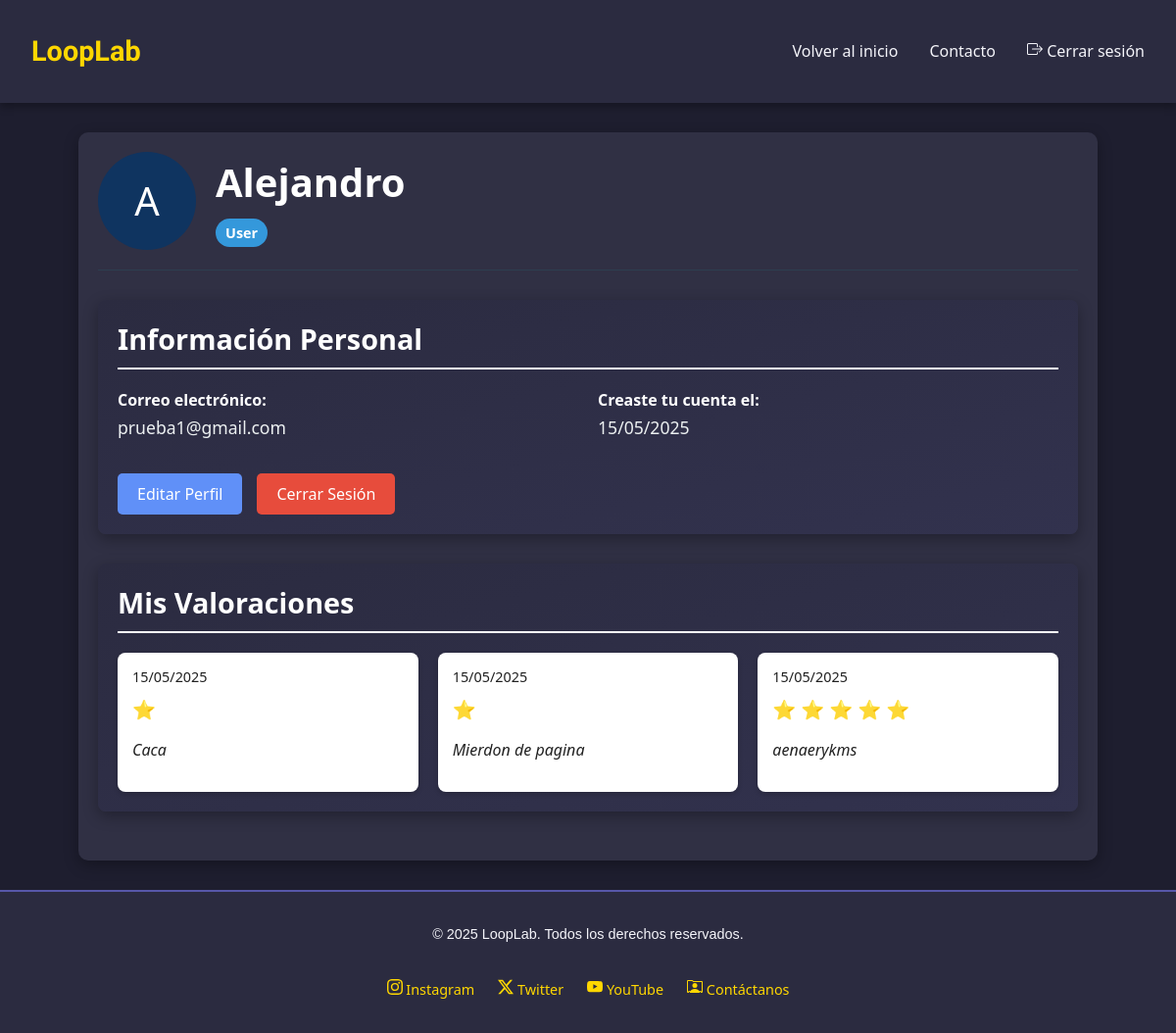
The page /public/usuarios/profile.php (signed in) on the database as committed earlier.
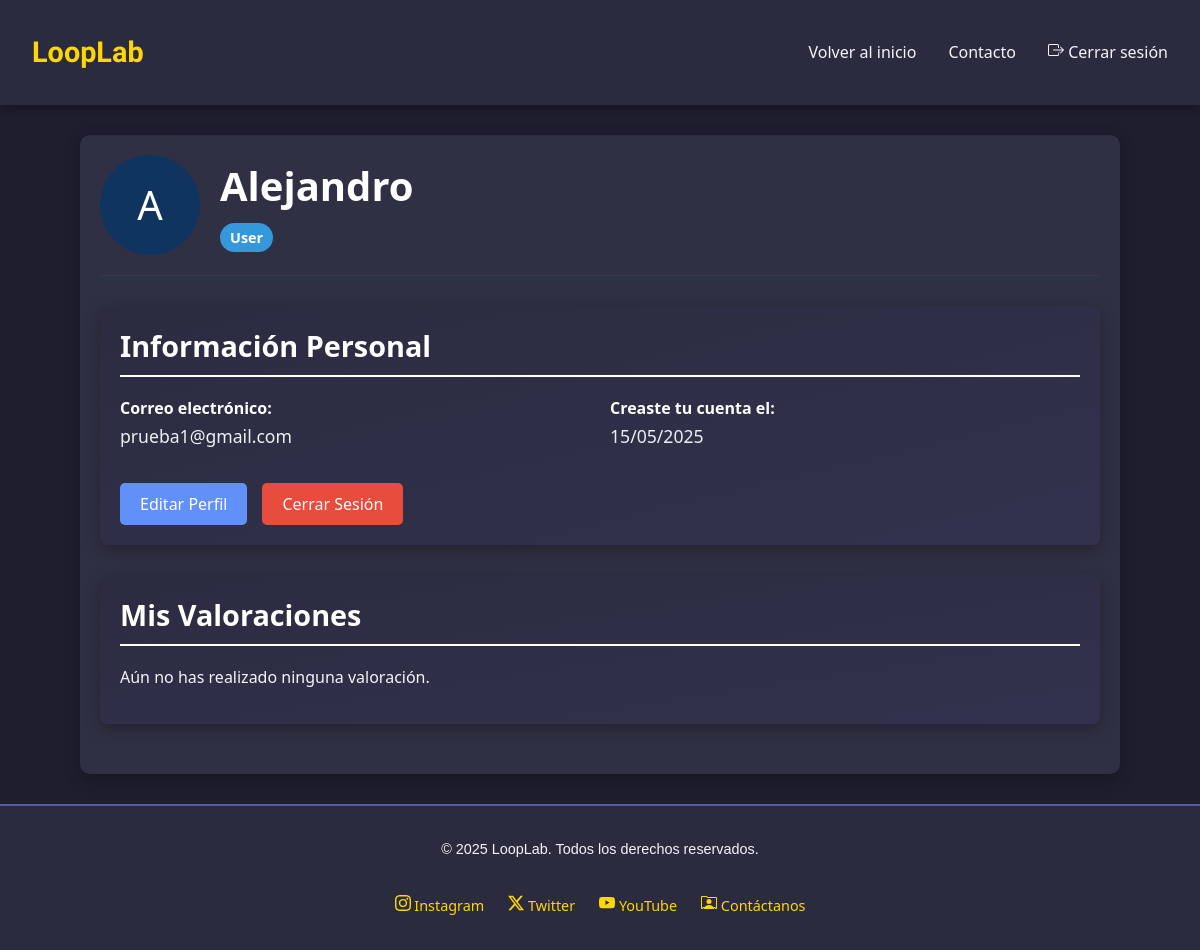
The same page on the database as committed later.
### tables this page shows
CREATE TABLE `valoraciones` (
  `id` int(11) NOT NULL,
  `comentario` text DEFAULT NULL,
  `fecha_valoracion` date DEFAULT current_timestamp(),
  `num_valoracion` int(11) DEFAULT NULL,
  `id_usuario` int(11) DEFAULT NULL
);

### app/Core/Response.php (called while the page is built, shortened)
<?php
class Response
{
    public static function view(string $view, array $data = []): void
    {
        extract($data);
        $content = self::loadView($view, $data);
    }
    public static function loadView(string $view, array $data = []): string
    {
        $filePath = self::getViewPath($view);
        extract($data);
        require $filePath;
        $html = ob_get_clean();
        return $html;
    }
    private static function getViewPath(string $view): string
    {
        $ds = DIRECTORY_SEPARATOR;
        $basePath = __DIR__ . "{$ds}..{$ds}..{$ds}resources{$ds}views{$ds}";
        $viewPath = str_replace('.', $ds, $view);
        $phpPath = $basePath . "{$viewPath}.php";
        if (file_exists($phpPath)) {
            return $phpPath;
        }
        throw new \RuntimeException("La vista '{$view}' no fue encontrada.");
    }
}

### app/Core/helpers.php (called while the page is built, shortened)
<?php
function session(): Session
{
    static $instance = null;
    if ($instance === null) {
        $instance = new Session();
    }
    return $instance;
}
function view(string $view, array $data = []): void
{
    Response::view($view, $data);
}

### public/usuarios/profile.php (called while the page is built, shortened)
<?php
require_once __DIR__ . "/../../app/Http/Controllers/UsuarioController.php";
$usuarioController = new UsuarioController();
$usuario = $usuarioController->getCurrentUser();
$valoraciones = $usuarioController->getUserValorations();
view('usuarios/profile', [
    'usuario' => $usuario,
    'valoraciones' => $valoraciones,
    'title' => 'Mi Perfil - LoopLab'
]);

### app/Core/Session.php (called while the page is built, shortened)
<?php
class Session {
    public function get(string $key, $default = null) {
        return $_SESSION[$key] ?? $default;
    }
}

### app/Core/Auth.php (called while the page is built, shortened)
<?php
class Auth {
    public static function user(): ?array {
        return session()->get('user');
    }
    public static function id(): ?int {
        $user = self::user();
        return $user ? $user['id'] : null;
    }
}

### app/Http/Controllers/UsuarioController.php (called while the page is built, shortened)
<?php
class UsuarioController
{
    public function getCurrentUser()
    {
        $userId = Auth::id();
        return Usuario::find($userId);
    }
    public function getUserValorations()
    {
        $userId = Auth::id();
        return Valoracion::where('id_usuario', $userId)->get();
    }
}

### app/Core/Model.php (called while the page is built, shortened)
<?php
abstract class Model
{
    protected static string $table;
    protected static array $fillable;
    protected static array $aggregates;
    protected static array $pivots;
    public static function getTable(){
        return static::$table ?? "";
    }
    public static function getFillable(){
        return static::$fillable ?? [];
    }
    public static function getAggregates(){
        return static::$aggregates ?? [];
    }
    public static function getPivots(){
        return static::$pivots ?? [];
    }
    public static function where(string $column, mixed $operator = "=", mixed $value = null): QueryBuilder
    {
        if (func_num_args() === 2) {
            $value = $operator;
            $operator = "=";
        }
        $qb = new QueryBuilder(static::class);
        return $qb->where($column, $operator, $value);
    }
    public static function find($id): ?static
    {
        $id = (int) $id;
        $sql = "SELECT * FROM " . static::$table . " WHERE id = ?";
        $params = [$id];
        $result = DB::selectOne(static::class, $sql, $params);
        return $result;
    }
}

### app/Core/DB.php (called while the page is built, shortened)
<?php
class DB
{
    private static ?\PDO $connection = null;
    public static function connection(): \PDO
    {
        if (self::$connection === null) {
            $dbHost = DB_HOST;
            $dbName = DB_NAME;
            $dbUser = DB_USER;
            $dbPass = DB_PASS;
            $dsn = "mysql:host=$dbHost;dbname=$dbName;charset=utf8mb4";
            self::$connection = new \PDO($dsn, $dbUser, $dbPass);
        }
        return self::$connection;
    }
    public static function select(string $modelName, string $sql, array $params = []): array
    {
        $stmt = self::prepare($sql, $params);
        $stmt->execute();
        $models = [];
        while ($row = $stmt->fetch(\PDO::FETCH_ASSOC)) {
            $model = new $modelName();
            $model->id = $row['id'];
            foreach ($model::getFillable() as $field) {
                if (isset($row[$field])) {
                    $model->$field = $row[$field];
                }
            }
            $models[] = $model;
        }
        return $models;
    }
    public static function selectOne(string $modelName, string $sql, array $params = []): ?object
    {
        $models = DB::select($modelName, $sql, $params);
        return !empty($models) ? $models[0] : null;
    }
    private static function prepare(string $sql, array $params = []): \PDOStatement
    {
        $db = self::connection();
        $stmt = $db->prepare($sql);
        if (!empty($params)) {
            if (array_is_list($params)) {
                foreach ($params as $key => $value) {
                    $stmt->bindValue($key + 1, $value, is_int($value) ? \PDO::PARAM_INT : \PDO::PARAM_STR);
                }
            } else {
                foreach ($params as $key => $value) {
                    $stmt->bindValue($key, $value, is_int($value) ? \PDO::PARAM_INT : \PDO::PARAM_STR);
                }
            }
        }
        return $stmt;
    }
}

### app/Core/QueryBuilder.php (called while the page is built, shortened)
<?php
class QueryBuilder {
    private string $modelName;
    private string $table;
    private string $whereClause = "";
    private ?string $sql;
    private array $params;
    private bool $namedPlaceholders = true;
    public function __construct(string $modelName, ?string $sql = null, array $params = []) {
        $this->modelName = $modelName;
        $this->table = $modelName::getTable();
        $this->sql = $sql;
        $this->params = $params;
        $this->namedPlaceholders = empty($params) || !array_is_list($params);
    }
    public function where(string $column, string $operator = "=", mixed $value = null): self {
        $prefix = ($this->whereClause || str_contains(strtoupper($this->sql ?? ''), "WHERE")) ? " AND" : " WHERE";
        if ($value === null) {
            $operator = $operator === "=" ? "IS" : "IS NOT";
            $this->whereClause .= "$prefix $column $operator NULL";
        } else if($this->namedPlaceholders){
            $this->whereClause .= "$prefix $column $operator :$column";
            $this->params[":$column"] = $value;
        } else {
            $this->whereClause .= "$prefix $column $operator ?";
            $this->params[] = $value;
        }
        return $this;
    }
    private function build(): void
    {
        if(!$this->sql)
            $this->sql = "SELECT * FROM {$this->table}";
        if ($this->whereClause) {
            $this->sql .= $this->whereClause;
        }
    }
    public function get(): array {
        return DB::select($this->modelName, $this->sql, $this->params);
    }
}

### resources/views/usuarios/profile.php (the view, shortened to what the changed rows need)
<div class="profile-container">
    <div class="profile-header">
        <div class="profile-title">
            <h1><?php echo htmlspecialchars($usuario->nombre); ?></h1>
        </div>
    </div>
    <div class="profile-section">
        <h2>Información Personal</h2>
    </div>
    <div class="profile-section">
        <h2>Mis Valoraciones</h2>
        <?php if (empty($valoraciones)): ?>
            <p>Aún no has realizado ninguna valoración.</p>
        <?php else: ?>
            <div class="valoraciones-container">
                <?php foreach ($valoraciones as $valoracion): ?>
                    <div class="valoracion-card">
                        <div class="valoracion-fecha"><?php echo date('d/m/Y', strtotime($valoracion->fecha_valoracion)); ?></div>
                        <div class="valoracion-estrellas">
                            <?php for ($i = 0; $i < $valoracion->num_valoracion; $i++): ?>
                                ⭐
                            <?php endfor; ?>
                        </div>
                        <p class="valoracion-comentario"><i><?php echo htmlspecialchars($valoracion->comentario); ?></i></p>
                    </div>
                <?php endforeach; ?>
            </div>
        <?php endif; ?>
    </div>
</div>

Rows that differ between the two databases and show on the page:
removed valoraciones: fecha_valoracion "15/05/2025", num_valoracion 1 (drawn), comentario "Caca"
removed valoraciones: fecha_valoracion "15/05/2025", num_valoracion 1 (drawn), comentario "Mierdon de pagina"
removed valoraciones: fecha_valoracion "15/05/2025", num_valoracion 5 (drawn), comentario "aenaerykms"
Other text that changed with them:
text now shown: "Aún no has realizado ninguna valoración."
